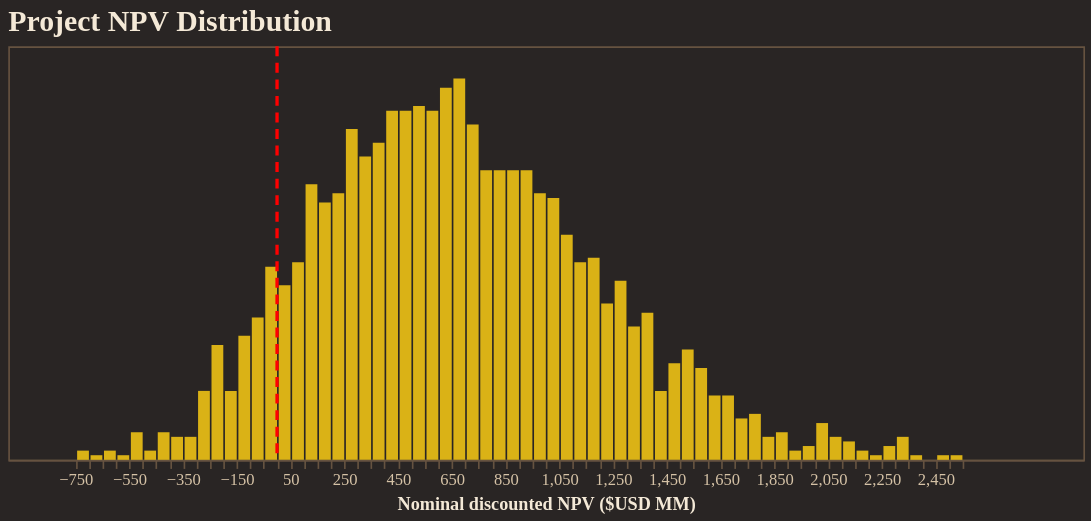

Here is the notebook cell this chart was saved with:
### Code cell
from resgo.plotting.tables import npv_USD
import numpy as np
import pandas as pd

npv = npv_USD(
    simpack,
    nominal=True,
    discounted=True,
    success_only=False,
)
npv_usd = npv.to_numpy().ravel()
npv_df = pd.DataFrame({"npv_usd_mm": npv_usd / 1e6})

histogram = (
    alt.Chart(npv_df)
    .mark_bar(color="#FACC15", opacity=0.85)
    .encode(
        x=alt.X(
            "npv_usd_mm:Q",
            bin=alt.Bin(maxbins=100),
            title="Nominal discounted NPV ($USD MM)",
        ),
        y=alt.Y("count():Q", axis=None),
        tooltip=[alt.Tooltip("count():Q", title="Count")],
    )
    .properties(
        width=650,
        height=250,
        title="Project NPV Distribution",
    )
)

break_even = (
    alt.Chart(pd.DataFrame({"npv_usd_mm": [0]}))
    .mark_rule(color="red", strokeDash=[6, 4], strokeWidth=2)
    .encode(x="npv_usd_mm:Q")
)

fig = alt.layer(histogram, break_even)
fig.show()

### Figure 1 — Vega-Lite specification as saved in the notebook (floating-point values rounded to 4 significant figures; data arrays with more than 128 entries replaced by an {"elided": "..."} marker saying what was removed)
{"config": {"background": "#292524", "view": {"fill": "#292524", "stroke": "#665340"}, "title": {"color": "#f4e9d7", "font": "Merriweather", "fontSize": 18, "fontWeight": 600, "subtitleColor": "#d5c2a6", "anchor": "start"}, "axis": {"domainColor": "#665340", "gridColor": "#665340", "tickColor": "#665340", "labelColor": "#d5c2a6", "titleColor": "#f4e9d7", "labelFont": "Merriweather", "titleFont": "Merriweather"}, "legend": {"titleColor": "#f4e9d7", "labelColor": "#d5c2a6", "labelFont": "Merriweather", "titleFont": "Merriweather", "orient": "top-right", "symbolType": "circle"}, "header": {"labelColor": "#d5c2a6", "titleColor": "#f4e9d7", "labelFont": "Merriweather", "titleFont": "Merriweather"}, "mark": {"color": "#c78d3b"}, "line": {"color": "#c78d3b"}, "bar": {"color": "#c78d3b"}, "point": {"color": "#ddb06d"}, "area": {"color": "#c78d3b", "opacity": 0.35}, "text": {"color": "#f4e9d7", "font": "Merriweather"}, "range": {"category": ["#5DA5DA", "#F28E2B", "#59C36A", "#E15759", "#B07AA1", "#4ECDC4", "#FF9DA7", "#EDC948"]}}, "layer": [{"data": {"name": "data-ade2a77fd042e8fea3eae8af88ff8101"}, "mark": {"type": "bar", "color": "#FACC15", "opacity": 0.85}, "encoding": {"tooltip": [{"aggregate": "count", "title": "Count", "type": "quantitative"}], "x": {"bin": {"maxbins": 100}, "field": "npv_usd_mm", "title": "Nominal discounted NPV ($USD MM)", "type": "quantitative"}, "y": {"aggregate": "count", "axis": null, "type": "quantitative"}}, "title": "Project NPV Distribution"}, {"data": {"name": "data-83a0ef6621ce3be6c7bd66d40cf7fe67"}, "mark": {"type": "rule", "color": "red", "strokeDash": [6, 4], "strokeWidth": 2}, "encoding": {"x": {"field": "npv_usd_mm", "type": "quantitative"}}}], "height": 250, "width": 650, "$schema": "https://vega.github.io/schema/vega-lite/v5.20.1.json", "datasets": {"data-ade2a77fd042e8fea3eae8af88ff8101": {"elided": "2000 records"}, "data-83a0ef6621ce3be6c7bd66d40cf7fe67": [{"npv_usd_mm": 0}]}}
